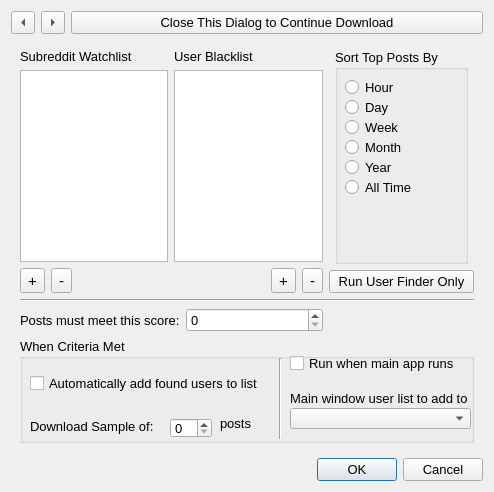
<?xml version="1.0" encoding="UTF-8"?>
<ui version="4.0">
 <class>user_finder_widget</class>
 <widget class="QWidget" name="user_finder_widget">
  <property name="geometry">
   <rect>
    <x>0</x>
    <y>0</y>
    <width>494</width>
    <height>492</height>
   </rect>
  </property>
  <property name="minimumSize">
   <size>
    <width>494</width>
    <height>492</height>
   </size>
  </property>
  <property name="font">
   <font>
    <pointsize>10</pointsize>
   </font>
  </property>
  <property name="windowTitle">
   <string>User Finder</string>
  </property>
  <property name="windowIcon">
   <iconset>
    <normaloff>Images/magnifying_glass.png</normaloff>Images/magnifying_glass.png</iconset>
  </property>
  <layout class="QGridLayout" name="gridLayout">
   <item row="0" column="0">
    <widget class="QToolButton" name="page_change_left_button">
     <property name="text">
      <string/>
     </property>
     <property name="arrowType">
      <enum>Qt::LeftArrow</enum>
     </property>
    </widget>
   </item>
   <item row="0" column="2">
    <widget class="QPushButton" name="close_dialog_button">
     <property name="toolTip">
      <string>Add any of the found users to the main window list or make any other changes you would like and then close this dialog to proceed with the download</string>
     </property>
     <property name="text">
      <string>Close This Dialog to Continue Download</string>
     </property>
    </widget>
   </item>
   <item row="2" column="0" colspan="3">
    <widget class="QStackedWidget" name="stacked_widget">
     <property name="currentIndex">
      <number>0</number>
     </property>
     <widget class="QWidget" name="page">
      <layout class="QGridLayout" name="gridLayout_7">
       <item row="0" column="0" rowspan="3" colspan="2">
        <layout class="QGridLayout" name="gridLayout_2">
         <item row="0" column="0">
          <widget class="QLabel" name="label_7">
           <property name="text">
            <string>Subreddit Watchlist</string>
           </property>
          </widget>
         </item>
         <item row="0" column="1">
          <widget class="QLabel" name="label_8">
           <property name="text">
            <string>User Blacklist</string>
           </property>
          </widget>
         </item>
         <item row="2" column="0">
          <layout class="QHBoxLayout" name="horizontalLayout">
           <item>
            <widget class="QToolButton" name="watchlist_add_subreddit_button_2">
             <property name="font">
              <font>
               <pointsize>11</pointsize>
              </font>
             </property>
             <property name="text">
              <string>+</string>
             </property>
            </widget>
           </item>
           <item>
            <widget class="QToolButton" name="watchlist_remove_subreddit_button_2">
             <property name="font">
              <font>
               <pointsize>11</pointsize>
              </font>
             </property>
             <property name="text">
              <string>-</string>
             </property>
            </widget>
           </item>
           <item>
            <spacer name="horizontalSpacer">
             <property name="orientation">
              <enum>Qt::Horizontal</enum>
             </property>
             <property name="sizeHint" stdset="0">
              <size>
               <width>40</width>
               <height>20</height>
              </size>
             </property>
            </spacer>
           </item>
          </layout>
         </item>
         <item row="2" column="1">
          <layout class="QHBoxLayout" name="horizontalLayout_2">
           <item>
            <spacer name="horizontalSpacer_2">
             <property name="orientation">
              <enum>Qt::Horizontal</enum>
             </property>
             <property name="sizeHint" stdset="0">
              <size>
               <width>40</width>
               <height>20</height>
              </size>
             </property>
            </spacer>
           </item>
           <item>
            <widget class="QToolButton" name="blacklist_user_add_button_2">
             <property name="font">
              <font>
               <pointsize>11</pointsize>
              </font>
             </property>
             <property name="text">
              <string>+</string>
             </property>
            </widget>
           </item>
           <item>
            <widget class="QToolButton" name="blacklist_user_remove_button_2">
             <property name="font">
              <font>
               <pointsize>11</pointsize>
              </font>
             </property>
             <property name="text">
              <string>-</string>
             </property>
            </widget>
           </item>
          </layout>
         </item>
         <item row="1" column="0">
          <widget class="QListWidget" name="sub_watchlist_listview">
           <property name="font">
            <font>
             <pointsize>9</pointsize>
            </font>
           </property>
          </widget>
         </item>
         <item row="1" column="1">
          <widget class="QListWidget" name="blacklist_users_listview"/>
         </item>
        </layout>
       </item>
       <item row="2" column="2" colspan="3">
        <widget class="QPushButton" name="run_finder_button_2">
         <property name="font">
          <font>
           <pointsize>10</pointsize>
          </font>
         </property>
         <property name="text">
          <string>Run User Finder Only</string>
         </property>
        </widget>
       </item>
       <item row="3" column="0" colspan="5">
        <widget class="Line" name="line_3">
         <property name="orientation">
          <enum>Qt::Horizontal</enum>
         </property>
        </widget>
       </item>
       <item row="5" column="0" colspan="5">
        <widget class="QGroupBox" name="groupBox_6">
         <property name="maximumSize">
          <size>
           <width>16777215</width>
           <height>115</height>
          </size>
         </property>
         <property name="title">
          <string>When Criteria Met</string>
         </property>
         <widget class="QCheckBox" name="automatically_add_user_checkbox">
          <property name="geometry">
           <rect>
            <x>10</x>
            <y>30</y>
            <width>231</width>
            <height>31</height>
           </rect>
          </property>
          <property name="font">
           <font>
            <pointsize>10</pointsize>
           </font>
          </property>
          <property name="text">
           <string>Automatically add found users to list</string>
          </property>
         </widget>
         <widget class="QSpinBox" name="watchlist_download_sample_spinbox_2">
          <property name="geometry">
           <rect>
            <x>150</x>
            <y>80</y>
            <width>42</width>
            <height>20</height>
           </rect>
          </property>
         </widget>
         <widget class="QLabel" name="label_9">
          <property name="geometry">
           <rect>
            <x>200</x>
            <y>70</y>
            <width>47</width>
            <height>31</height>
           </rect>
          </property>
          <property name="text">
           <string>posts</string>
          </property>
         </widget>
         <widget class="Line" name="line_4">
          <property name="geometry">
           <rect>
            <x>250</x>
            <y>20</y>
            <width>20</width>
            <height>81</height>
           </rect>
          </property>
          <property name="orientation">
           <enum>Qt::Vertical</enum>
          </property>
         </widget>
         <widget class="QCheckBox" name="watchlist_when_run_checkbox_2">
          <property name="geometry">
           <rect>
            <x>270</x>
            <y>10</y>
            <width>211</width>
            <height>31</height>
           </rect>
          </property>
          <property name="font">
           <font>
            <pointsize>10</pointsize>
           </font>
          </property>
          <property name="toolTip">
           <string>&lt;html&gt;&lt;head/&gt;&lt;body&gt;&lt;p&gt;&lt;span style=&quot; font-size:10pt;&quot;&gt;If this is checked, this portion of the program will run when whenever the main program is run&lt;/span&gt;&lt;/p&gt;&lt;/body&gt;&lt;/html&gt;</string>
          </property>
          <property name="text">
           <string>Run when main app runs</string>
          </property>
         </widget>
         <widget class="QComboBox" name="watchlist_add_to_list_combo_2">
          <property name="geometry">
           <rect>
            <x>270</x>
            <y>70</y>
            <width>181</width>
            <height>21</height>
           </rect>
          </property>
         </widget>
         <widget class="QLabel" name="label_10">
          <property name="geometry">
           <rect>
            <x>270</x>
            <y>50</y>
            <width>211</width>
            <height>20</height>
           </rect>
          </property>
          <property name="text">
           <string>Main window user list to add to</string>
          </property>
         </widget>
         <widget class="QLabel" name="label">
          <property name="geometry">
           <rect>
            <x>10</x>
            <y>80</y>
            <width>131</width>
            <height>16</height>
           </rect>
          </property>
          <property name="text">
           <string>Download Sample of:</string>
          </property>
         </widget>
        </widget>
       </item>
       <item row="4" column="1">
        <widget class="QSpinBox" name="watchlist_score_spinbox_2">
         <property name="maximum">
          <number>1000000000</number>
         </property>
        </widget>
       </item>
       <item row="0" column="3" rowspan="2">
        <widget class="QGroupBox" name="top_sort_groupbox">
         <property name="title">
          <string>Sort Top Posts By</string>
         </property>
         <widget class="QRadioButton" name="sub_sort_day_radio">
          <property name="geometry">
           <rect>
            <x>10</x>
            <y>50</y>
            <width>131</width>
            <height>17</height>
           </rect>
          </property>
          <property name="text">
           <string>Day</string>
          </property>
         </widget>
         <widget class="QRadioButton" name="sub_sort_week_radio">
          <property name="geometry">
           <rect>
            <x>10</x>
            <y>70</y>
            <width>151</width>
            <height>17</height>
           </rect>
          </property>
          <property name="text">
           <string>Week</string>
          </property>
         </widget>
         <widget class="QRadioButton" name="sub_sort_month_radio">
          <property name="geometry">
           <rect>
            <x>10</x>
            <y>90</y>
            <width>82</width>
            <height>17</height>
           </rect>
          </property>
          <property name="text">
           <string>Month</string>
          </property>
         </widget>
         <widget class="QRadioButton" name="sub_sort_year_radio">
          <property name="geometry">
           <rect>
            <x>10</x>
            <y>110</y>
            <width>82</width>
            <height>17</height>
           </rect>
          </property>
          <property name="text">
           <string>Year</string>
          </property>
         </widget>
         <widget class="QRadioButton" name="sub_sort_all_raido">
          <property name="geometry">
           <rect>
            <x>10</x>
            <y>130</y>
            <width>82</width>
            <height>17</height>
           </rect>
          </property>
          <property name="text">
           <string>All Time</string>
          </property>
         </widget>
         <widget class="QRadioButton" name="sub_sort_hour_radio">
          <property name="geometry">
           <rect>
            <x>10</x>
            <y>30</y>
            <width>82</width>
            <height>17</height>
           </rect>
          </property>
          <property name="text">
           <string>Hour</string>
          </property>
         </widget>
        </widget>
       </item>
       <item row="4" column="0">
        <widget class="QLabel" name="label_2">
         <property name="text">
          <string>Posts must meet this score:</string>
         </property>
        </widget>
       </item>
      </layout>
     </widget>
     <widget class="QWidget" name="page_2">
      <layout class="QGridLayout" name="gridLayout_10">
       <item row="0" column="0">
        <layout class="QGridLayout" name="gridLayout_8">
         <item row="2" column="0">
          <widget class="QListWidget" name="found_user_list">
           <property name="sizePolicy">
            <sizepolicy hsizetype="Maximum" vsizetype="Expanding">
             <horstretch>0</horstretch>
             <verstretch>0</verstretch>
            </sizepolicy>
           </property>
           <property name="maximumSize">
            <size>
             <width>119</width>
             <height>16777215</height>
            </size>
           </property>
          </widget>
         </item>
         <item row="0" column="0">
          <widget class="QPushButton" name="add_selected_button">
           <property name="toolTip">
            <string>Adds the selected users to the main window list defined on page one (the users will be removed from the list)</string>
           </property>
           <property name="text">
            <string>Add Selected</string>
           </property>
          </widget>
         </item>
        </layout>
       </item>
       <item row="0" column="1">
        <layout class="QGridLayout" name="gridLayout_9">
         <item row="0" column="0">
          <widget class="QListWidget" name="content_display_list"/>
         </item>
        </layout>
       </item>
      </layout>
     </widget>
     <widget class="QWidget" name="page_3">
      <layout class="QGridLayout" name="gridLayout_4">
       <item row="0" column="0">
        <layout class="QGridLayout" name="gridLayout_3">
         <item row="0" column="0">
          <widget class="QProgressBar" name="progress_bar">
           <property name="value">
            <number>0</number>
           </property>
          </widget>
         </item>
         <item row="2" column="0">
          <widget class="QTextBrowser" name="found_user_output"/>
         </item>
         <item row="1" column="0">
          <widget class="QLabel" name="found_users_label">
           <property name="text">
            <string>TextLabel</string>
           </property>
          </widget>
         </item>
        </layout>
       </item>
      </layout>
     </widget>
    </widget>
   </item>
   <item row="0" column="1">
    <widget class="QToolButton" name="page_change_right_button">
     <property name="text">
      <string/>
     </property>
     <property name="iconSize">
      <size>
       <width>16</width>
       <height>16</height>
      </size>
     </property>
     <property name="arrowType">
      <enum>Qt::RightArrow</enum>
     </property>
    </widget>
   </item>
   <item row="3" column="2">
    <widget class="QDialogButtonBox" name="button_box">
     <property name="standardButtons">
      <set>QDialogButtonBox::Cancel|QDialogButtonBox::Ok</set>
     </property>
    </widget>
   </item>
  </layout>
 </widget>
 <resources/>
 <connections/>
</ui>
